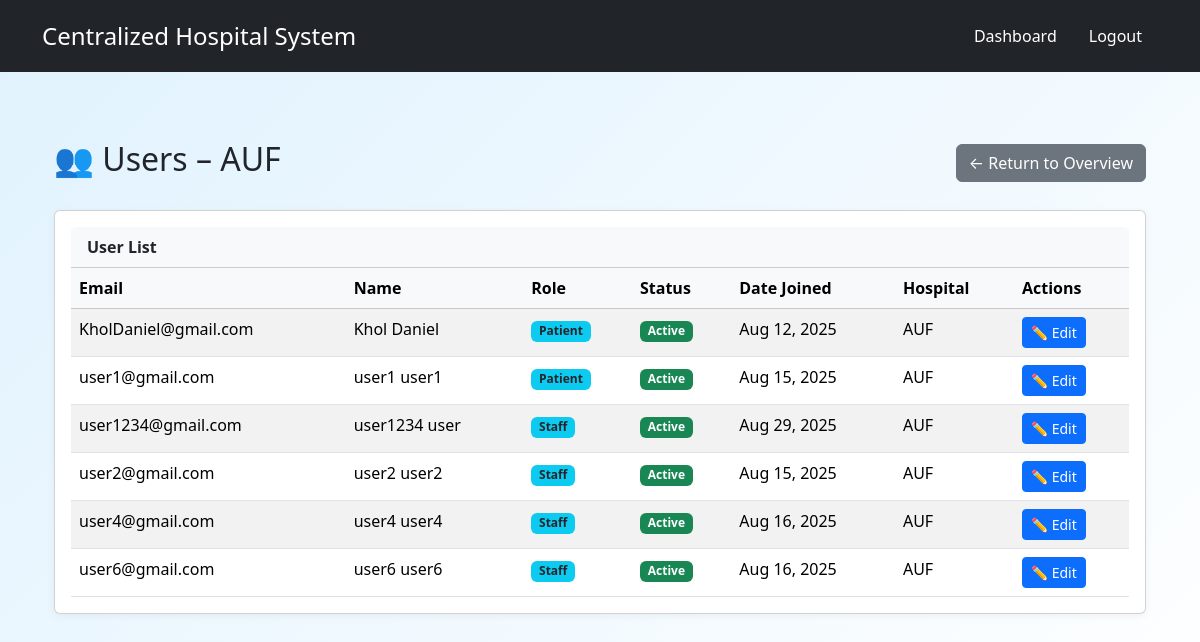
Page /accounts/users/?hospital_id=4 (signed in) on the committed database.
### hospitals/models.py (models this page shows)
class Hospital(models.Model):
    name = models.CharField(max_length=255, null=True, blank=True)
    address = models.TextField(null=True, blank=True)
    contact_number = models.CharField(max_length=15, null=True, blank=True)
    email = models.EmailField(null=True, blank=True)
    description = models.TextField(null=True, blank=True)
    def __str__(self):
        return self.name

### accounts/models.py (models this page shows, shortened)
class CustomUser(AbstractBaseUser, PermissionsMixin):
    email = models.EmailField(_('email address'), unique=True)
    first_name = models.CharField(_('first name'), max_length=150, blank=True)
    last_name = models.CharField(_('last name'), max_length=150, blank=True)
    is_staff = models.BooleanField(default=False)
    is_active = models.BooleanField(default=True)
    date_joined = models.DateTimeField(default=timezone.now)
    role = models.CharField(_('role'), max_length=50, choices=[
        ('Admin', 'Admin'),
        ('Staff', 'Staff'),
        ('Patient', 'Patient')
    ])
    hospital = models.ForeignKey(Hospital, on_delete=models.SET_NULL, null=True, blank=True, related_name='hospital')
    objects = CustomUserManager()
    USERNAME_FIELD = 'email'
    REQUIRED_FIELDS = ['first_name', 'last_name']

### accounts/decorators.py (the view)
        def wrapper(request, *args, **kwargs):
            if not request.user.is_authenticated:
                return HttpResponseForbidden("You must be logged in.")
            if request.user.role not in roles:
                return HttpResponseForbidden("You do not have permission to access this page.")
            return view_func(request, *args, **kwargs)

### accounts/views.py (called while the page is built)
@role_required('Admin')
def user_list(request):
    hospital_id = request.GET.get('hospital_id')
    if not hospital_id:
        first_hospital = Hospital.objects.first()
        if first_hospital:
            return redirect(f"{reverse('accounts:user_list')}?hospital_id={first_hospital.id}")
    users = User.objects.all().order_by('role', 'email')
    hospital = None
    if hospital_id:
        users = users.filter(hospital_id=hospital_id)
        hospital = Hospital.objects.filter(pk=hospital_id).first()
    return render(request, 'accounts/user_list.html', {
        'users': users,
        'hospital': hospital
    })

### accounts/templates/accounts/user_list.html
{% extends "base.html" %}
{% block content %}
<div class="container mt-4">
    <div class="d-flex justify-content-between align-items-center mb-4">
        <h2>👥 Users{% if hospital %} – {{ hospital.name }}{% endif %}</h2>
        {% if hospital %}
            <a href="{% url 'hospitals:hospital_overview' hospital.id %}" class="btn btn-secondary">
                ← Return to Overview
            </a>
        {% else %}
            <a href="{% url 'accounts:admin_dashboard' %}" class="btn btn-secondary">
                ← Back to Dashboard
            </a>
        {% endif %}
    </div>
    <div class="card">
        <div class="card-header bg-light">
            <strong>User List</strong>
        </div>
        <div class="card-body p-0">
            {% if users %}
                <table class="table table-striped table-hover mb-0">
                    <thead class="table-light">
                        <tr>
                            <th>Email</th>
                            <th>Name</th>
                            <th>Role</th>
                            <th>Status</th>
                            <th>Date Joined</th>
                            <th>Hospital</th>
                            <th>Actions</th>
                        </tr>
                    </thead>
                    <tbody>
                        {% for user in users %}
                            <tr>
                                <td>{{ user.email }}</td>
                                <td>{{ user.first_name }} {{ user.last_name }}</td>
                                <td>
                                    <span class="badge bg-info text-dark">{{ user.role }}</span>
                                </td>
                                <td>
                                    {% if user.is_active %}
                                        <span class="badge bg-success">Active</span>
                                    {% else %}
                                        <span class="badge bg-danger">Inactive</span>
                                    {% endif %}
                                </td>
                                <td>{{ user.date_joined|date:"M d, Y" }}</td>
                                <td>{{ user.hospital }}</td>
                                <td>
                                    <a href="{% url 'accounts:profile_edit' user.pk %}"
                                       class="btn btn-sm btn-primary">
                                        ✏ Edit
                                    </a>
                                </td>
                            </tr>
                        {% endfor %}
                    </tbody>
                </table>
            {% else %}
                <p class="m-3 text-muted">No users found for this hospital.</p>
            {% endif %}
        </div>
    </div>
</div>
{% endblock %}

### static_my_project/css/styles.css (style rules this page uses)
body { font-family: Arial, sans-serif; background-color: #e6f0fa; margin: 0; padding: 0; color: #111827; }
h1, h2, h3, h4 { margin: 0 0 15px; font-weight: 600; }
.btn { display: inline-block; padding: 8px 14px; font-size: 14px; border-radius: 6px; text-decoration: none; transition: 0.2s; cursor: pointer; border: none; }
.btn-sm { padding: 5px 10px; font-size: 13px; }
.btn-primary { background: #2563eb; color: #fff; }
.btn-secondary { background: #6b7280; color: #fff; }
.badge { padding: 4px 8px; border-radius: 999px; font-size: 12px; font-weight: 500; display: inline-block; }
.card, .form-card, .link-card, .hospital-card { background: #ffffff; border: 1px solid #dbeafe; border-radius: 8px; box-shadow: 0 2px 8px rgba(0,0,0,0.05); }
.card, .form-card { padding: 16px; margin-bottom: 15px; }
body::before { content: ""; position: fixed; top: 0; left: 0; width: 100%; height: 100%; background: linear-gradient(135deg, #e0f2fe 0%, #ffffff 100%); z-index: -1; }

### rows in the picture
Hospital: name "AUF"
CustomUser: email "KholDaniel@gmail.com", first_name "Khol", last_name "Daniel", role "Patient", is_active "Active", date_joined "Aug 12, 2025", hospital "AUF"
CustomUser: email "user1@gmail.com", first_name "user1", last_name "user1", role "Patient", is_active "Active", date_joined "Aug 15, 2025", hospital "AUF"
CustomUser: email "user1234@gmail.com", first_name "user1234", last_name "user", role "Staff", is_active "Active", date_joined "Aug 29, 2025", hospital "AUF"
CustomUser: email "user2@gmail.com", first_name "user2", last_name "user2", role "Staff", is_active "Active", date_joined "Aug 15, 2025", hospital "AUF"
CustomUser: email "user4@gmail.com", first_name "user4", last_name "user4", role "Staff", is_active "Active", date_joined "Aug 16, 2025", hospital "AUF"
CustomUser: email "user6@gmail.com", first_name "user6", last_name "user6", role "Staff", is_active "Active", date_joined "Aug 16, 2025", hospital "AUF"
